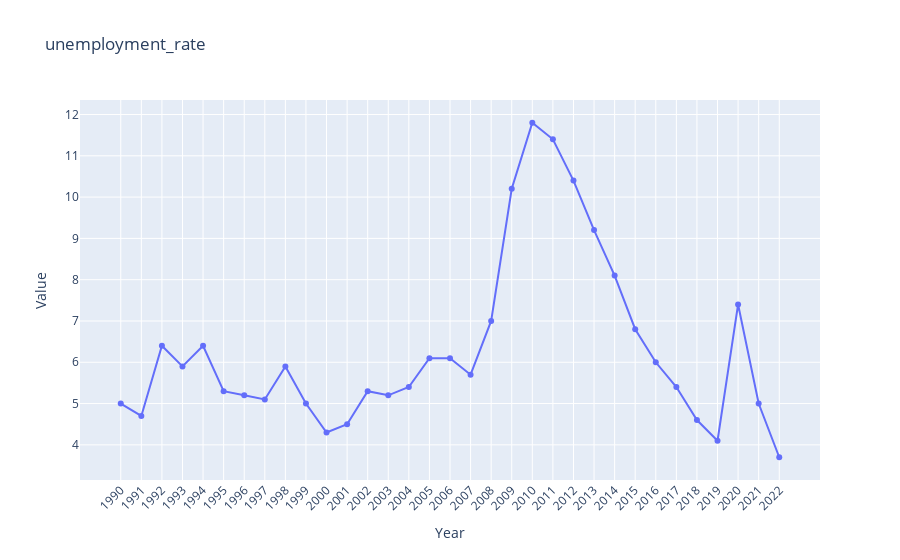

Source (notebook cell):
### Code cell
fips = "13021"
variable = "unemployment_rate"
kind_of_plot = 'bar'
plot_variable_timeseries(fips, variable)

### Figure 1 — Plotly figure (JSON) as saved in the notebook; plotly's stock layout.template omitted (floating-point values rounded to 4 significant figures)
{"data": [{"mode": "lines+markers", "name": "Values", "type": "scatter", "x": ["1990", "1991", "1992", "1993", "1994", "1995", "1996", "1997", "1998", "1999", "2000", "2001", "2002", "2003", "2004", "2005", "2006", "2007", "2008", "2009", "2010", "2011", "2012", "2013", "2014", "2015", "2016", "2017", "2018", "2019", "2020", "2021", "2022"], "y": [5, 4.7, 6.4, 5.9, 6.4, 5.3, 5.2, 5.1, 5.9, 5, 4.3, 4.5, 5.3, 5.2, 5.4, 6.1, 6.1, 5.7, 7, 10.2, 11.8, 11.4, 10.4, 9.2, 8.1, 6.8, 6, 5.4, 4.6, 4.1, 7.4, 5, 3.7]}], "layout": {"title": {"text": "unemployment_rate"}, "xaxis": {"tickangle": -45, "title": {"text": "Year"}}, "yaxis": {"title": {"text": "Value"}}}}
